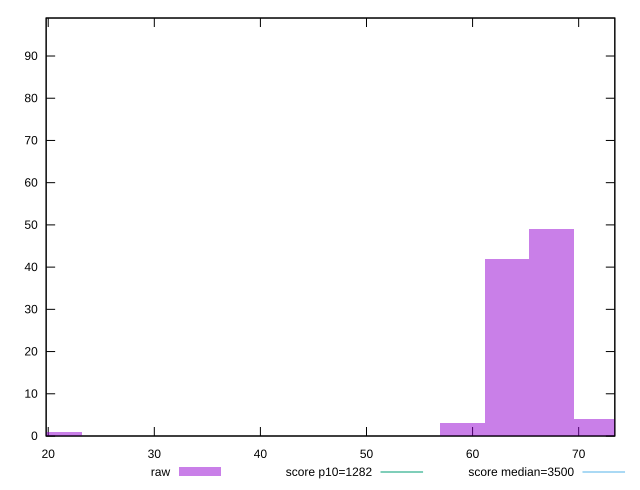

The gnuplot source for this figure:
reset

$raw <<EOF
67.46572631910733 49
63.24911842416312 42
59.03251052921892 3
71.68233421405154 4
21.08303947472104 1
EOF

set key outside below
set boxwidth 4.216607894944208
set xrange [19.804:73.40799999999999]
set yrange [0:99]
set trange [0:99]
set style fill transparent solid 0.5 noborder

set parametric
set terminal svg size 640, 490 enhanced background rgb 'white'
set output "reports/report_00030_2021-02-24T20-42-31.540Z/bootup-time/samples/card/raw/histogram.svg"

plot $raw title "raw" with boxes, \
     1282,t title "score p10=1282", \
     3500,t title "score median=3500"

reset
